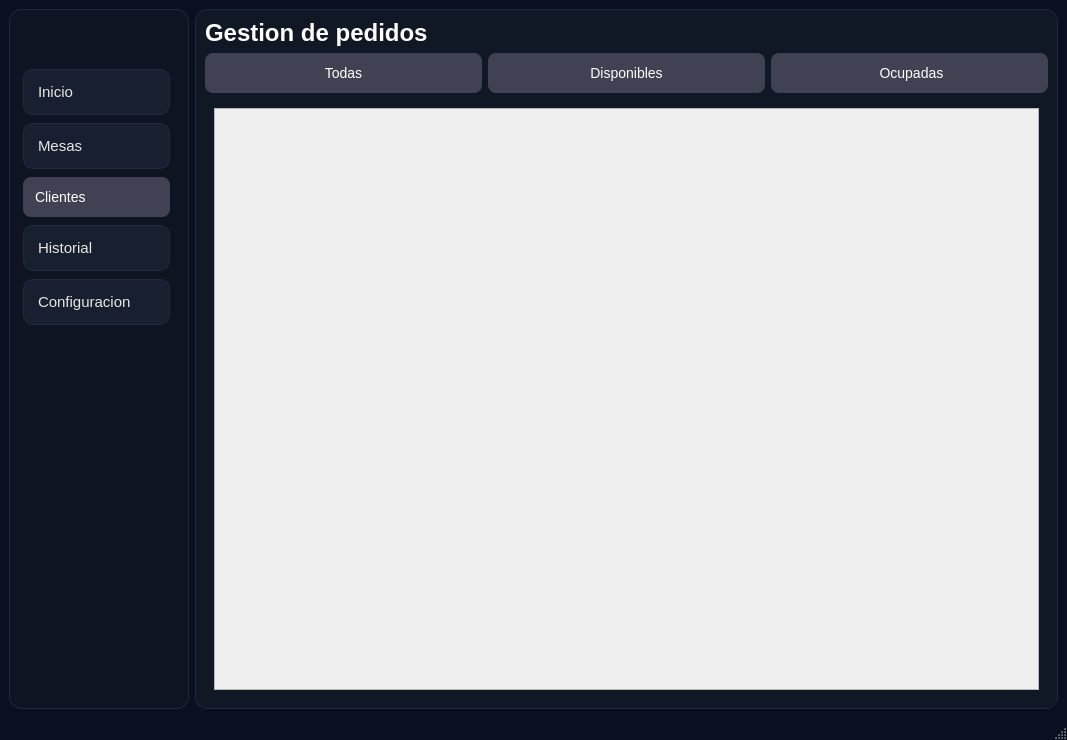
<?xml version="1.0" encoding="UTF-8"?>
<ui version="4.0">
 <class>MainWindow</class>
 <widget class="QMainWindow" name="MainWindow">
  <property name="geometry">
   <rect>
    <x>0</x>
    <y>0</y>
    <width>1067</width>
    <height>740</height>
   </rect>
  </property>
  <property name="minimumSize">
   <size>
    <width>0</width>
    <height>0</height>
   </size>
  </property>
  <property name="windowTitle">
   <string>Restaurante &amp; Bar | Gestión de pedidos</string>
  </property>
  <property name="styleSheet">
   <string notr="true">QMainWindow, QWidget#centralwidget {
    background-color: #0B1020;
    color: #F4F2ED;
}</string>
  </property>
  <widget class="QWidget" name="centralwidget">
   <layout class="QVBoxLayout" name="verticalLayout_2">
    <item>
     <layout class="QHBoxLayout" name="horizontalLayout">
      <item>
       <widget class="QFrame" name="PanelLateral">
        <property name="minimumSize">
         <size>
          <width>180</width>
          <height>0</height>
         </size>
        </property>
        <property name="maximumSize">
         <size>
          <width>220</width>
          <height>16777215</height>
         </size>
        </property>
        <property name="styleSheet">
         <string notr="true">
QFrame#PanelLateral {
    background-color: #0E1422;
    border: 1px solid #202A3A;
    border-radius: 12px;
}

QPushButton {
    background-color: #171F30;
    color: #E8E7E2;
    border: 1px solid #202B3E;
    border-radius: 10px;
    padding: 13px 14px;
    text-align: left;
    font-size: 15px;
}

QPushButton:hover {
    background-color: #263248;
    color: #F2C66D;
    border: 1px solid #D6A74C;
}

QPushButton:pressed {
    background-color: #D6A74C;
    color: #111827;
}
</string>
        </property>
        <property name="frameShape">
         <enum>QFrame::Shape::StyledPanel</enum>
        </property>
        <property name="frameShadow">
         <enum>QFrame::Shadow::Raised</enum>
        </property>
        <widget class="QWidget" name="layoutWidget">
         <property name="geometry">
          <rect>
           <x>2</x>
           <y>40</y>
           <width>171</width>
           <height>561</height>
          </rect>
         </property>
         <layout class="QVBoxLayout" name="verticalLayout">
          <property name="spacing">
           <number>8</number>
          </property>
          <property name="leftMargin">
           <number>12</number>
          </property>
          <property name="topMargin">
           <number>20</number>
          </property>
          <property name="rightMargin">
           <number>12</number>
          </property>
          <item>
           <widget class="QPushButton" name="pushButton">
            <property name="sizePolicy">
             <sizepolicy hsizetype="Expanding" vsizetype="Fixed">
              <horstretch>0</horstretch>
              <verstretch>0</verstretch>
             </sizepolicy>
            </property>
            <property name="text">
             <string>Inicio</string>
            </property>
           </widget>
          </item>
          <item>
           <widget class="QPushButton" name="btnMenuMesas">
            <property name="sizePolicy">
             <sizepolicy hsizetype="Expanding" vsizetype="Fixed">
              <horstretch>0</horstretch>
              <verstretch>0</verstretch>
             </sizepolicy>
            </property>
            <property name="text">
             <string>Mesas</string>
            </property>
           </widget>
          </item>
          <item>
           <widget class="QPushButton" name="pushButton_3">
            <property name="sizePolicy">
             <sizepolicy hsizetype="Expanding" vsizetype="Fixed">
              <horstretch>0</horstretch>
              <verstretch>0</verstretch>
             </sizepolicy>
            </property>
            <property name="styleSheet">
             <string notr="true">
QPushButton {
    background-color: #414154;
    color: white;
    border: none;
    border-radius: 8px;
    padding: 12px;
    font-size: 14px;
}

QPushButton:hover {
    background-color: #D4AF37;
    color: black;
}
</string>
            </property>
            <property name="text">
             <string>Clientes</string>
            </property>
           </widget>
          </item>
          <item>
           <widget class="QPushButton" name="btnMenuHistorial">
            <property name="sizePolicy">
             <sizepolicy hsizetype="Expanding" vsizetype="Fixed">
              <horstretch>0</horstretch>
              <verstretch>0</verstretch>
             </sizepolicy>
            </property>
            <property name="text">
             <string>Historial</string>
            </property>
           </widget>
          </item>
          <item>
           <widget class="QPushButton" name="btnMenuConfiguracion">
            <property name="sizePolicy">
             <sizepolicy hsizetype="Expanding" vsizetype="Fixed">
              <horstretch>0</horstretch>
              <verstretch>0</verstretch>
             </sizepolicy>
            </property>
            <property name="text">
             <string>Configuracion</string>
            </property>
           </widget>
          </item>
          <item>
           <spacer name="verticalSpacer">
            <property name="orientation">
             <enum>Qt::Orientation::Vertical</enum>
            </property>
            <property name="sizeHint" stdset="0">
             <size>
              <width>20</width>
              <height>40</height>
             </size>
            </property>
           </spacer>
          </item>
         </layout>
        </widget>
       </widget>
      </item>
      <item>
       <widget class="QFrame" name="PanelPrincipal">
        <property name="styleSheet">
         <string notr="true">
QFrame#PanelPrincipal {
    background-color: #101725;
    border: 1px solid #202A3A;
    border-radius: 12px;
}
</string>
        </property>
        <property name="frameShape">
         <enum>QFrame::Shape::StyledPanel</enum>
        </property>
        <property name="frameShadow">
         <enum>QFrame::Shadow::Raised</enum>
        </property>
        <layout class="QVBoxLayout" name="verticalLayout_3">
         <item>
          <widget class="QLabel" name="label">
           <property name="styleSheet">
            <string notr="true">
QLabel {
    color: #FFFFFF;
    font-size: 24px;
    font-weight: bold;
    background: transparent;
}
</string>
           </property>
           <property name="text">
            <string>Gestion de pedidos</string>
           </property>
          </widget>
         </item>
         <item>
          <layout class="QHBoxLayout" name="horizontalLayout_3">
           <item>
            <widget class="QPushButton" name="btnTodas">
             <property name="styleSheet">
              <string notr="true">
QPushButton {
    background-color: #414154;
    color: white;
    border: none;
    border-radius: 8px;
    padding: 12px;
    font-size: 14px;
}

QPushButton:hover {
    background-color: #D4AF37;
    color: black;
}
</string>
             </property>
             <property name="text">
              <string>Todas</string>
             </property>
            </widget>
           </item>
           <item>
            <widget class="QPushButton" name="btnDisponibles">
             <property name="styleSheet">
              <string notr="true">
QPushButton {
    background-color: #414154;
    color: white;
    border: none;
    border-radius: 8px;
    padding: 12px;
    font-size: 14px;
}

QPushButton:hover {
    background-color: #D4AF37;
    color: black;
}
</string>
             </property>
             <property name="text">
              <string>Disponibles</string>
             </property>
            </widget>
           </item>
           <item>
            <widget class="QPushButton" name="btnOcupadas">
             <property name="styleSheet">
              <string notr="true">
QPushButton {
    background-color: #414154;
    color: white;
    border: none;
    border-radius: 8px;
    padding: 12px;
    font-size: 14px;
}

QPushButton:hover {
    background-color: #D4AF37;
    color: black;
}
</string>
             </property>
             <property name="text">
              <string>	Ocupadas</string>
             </property>
            </widget>
           </item>
          </layout>
         </item>
         <item>
          <widget class="QStackedWidget" name="PaginasPrincipal">
           <widget class="QWidget" name="PaginaMesas">
            <layout class="QVBoxLayout" name="verticalLayout_4">
             <item>
              <widget class="QScrollArea" name="AreaMesas">
               <property name="widgetResizable">
                <bool>true</bool>
               </property>
               <widget class="QWidget" name="scrollAreaWidgetContents">
                <property name="geometry">
                 <rect>
                  <x>0</x>
                  <y>0</y>
                  <width>819</width>
                  <height>535</height>
                 </rect>
                </property>
               </widget>
              </widget>
             </item>
            </layout>
           </widget>
           <widget class="QWidget" name="PaginaCobro">
            <widget class="QWidget" name="ContenedorCobro" native="true">
             <property name="geometry">
              <rect>
               <x>150</x>
               <y>90</y>
               <width>351</width>
               <height>211</height>
              </rect>
             </property>
            </widget>
           </widget>
           <widget class="QWidget" name="PaginaHistorial">
            <widget class="QTableWidget" name="tablaHistorial">
             <property name="geometry">
              <rect>
               <x>10</x>
               <y>100</y>
               <width>621</width>
               <height>401</height>
              </rect>
             </property>
             <property name="styleSheet">
              <string notr="true">QTableWidget {
    background-color: #292938;
    alternate-background-color: #343446;
    color: white;
    border: none;
    gridline-color: #414154;
    font-size: 14px;
    selection-background-color: #D4AF37;
    selection-color: #20202B;
}

QHeaderView::section {
    background-color: #414154;
    color: #D4AF37;
    padding: 10px;
    border: none;
    font-weight: bold;
}

QTableWidget::item {
    padding: 8px;
}</string>
             </property>
             <property name="editTriggers">
              <set>QAbstractItemView::EditTrigger::NoEditTriggers</set>
             </property>
             <property name="alternatingRowColors">
              <bool>true</bool>
             </property>
             <property name="selectionBehavior">
              <enum>QAbstractItemView::SelectionBehavior::SelectRows</enum>
             </property>
             <property name="columnCount">
              <number>10</number>
             </property>
             <column>
              <property name="text">
               <string>	N.º Venta</string>
              </property>
             </column>
             <column>
              <property name="text">
               <string>Fecha y hora</string>
              </property>
             </column>
             <column>
              <property name="text">
               <string>	Cliente</string>
              </property>
             </column>
             <column>
              <property name="text">
               <string>	Mesa</string>
              </property>
             </column>
             <column>
              <property name="text">
               <string>	Total</string>
              </property>
             </column>
             <column/>
             <column/>
             <column/>
             <column/>
             <column/>
            </widget>
            <widget class="QLineEdit" name="txtBuscarHistorial">
             <property name="geometry">
              <rect>
               <x>10</x>
               <y>0</y>
               <width>261</width>
               <height>31</height>
              </rect>
             </property>
             <property name="minimumSize">
              <size>
               <width>50</width>
               <height>0</height>
              </size>
             </property>
             <property name="maximumSize">
              <size>
               <width>16777215</width>
               <height>50</height>
              </size>
             </property>
             <property name="styleSheet">
              <string notr="true">QLineEdit {
    background-color: #414154;
    color: white;
    border: 1px solid #55556A;
    border-radius: 8px;
    padding: 10px;
    font-size: 15px;
}

QLineEdit:focus {
    border: 2px solid #D4AF37;
}</string>
             </property>
             <property name="placeholderText">
              <string>Buscar cliente, mesa o número de venta...</string>
             </property>
            </widget>
            <widget class="QWidget" name="layoutWidget">
             <property name="geometry">
              <rect>
               <x>30</x>
               <y>50</y>
               <width>356</width>
               <height>47</height>
              </rect>
             </property>
             <layout class="QHBoxLayout" name="horizontalLayout_2">
              <item>
               <widget class="QComboBox" name="cmbMesHistorial">
                <property name="minimumSize">
                 <size>
                  <width>0</width>
                  <height>45</height>
                 </size>
                </property>
                <property name="cursor">
                 <cursorShape>PointingHandCursor</cursorShape>
                </property>
                <property name="styleSheet">
                 <string notr="true">QComboBox {
    background-color: #414154;
    color: #FFFFFF;
    border: 1px solid #55556A;
    border-radius: 9px;
    padding: 8px 10px;
    font-size: 14px;
}
QComboBox:hover {
    border-color: #D4AF37;
}
QComboBox::drop-down {
    width: 0px;
    border: none;
}
QComboBox::down-arrow {
    image: none;
    width: 0px;
    height: 0px;
}
QComboBox QAbstractItemView {
    background-color: #292938;
    color: white;
    selection-background-color: #D4AF37;
    selection-color: #20202B;
}</string>
                </property>
               </widget>
              </item>
              <item>
               <widget class="QComboBox" name="cmbAnioHistorial">
                <property name="minimumSize">
                 <size>
                  <width>110</width>
                  <height>45</height>
                 </size>
                </property>
                <property name="styleSheet">
                 <string notr="true">QComboBox {
    background-color: #414154;
    color: #FFFFFF;
    border: 1px solid #55556A;
    border-radius: 9px;
    padding: 8px 10px;
    font-size: 14px;
}
QComboBox:hover { border-color: #D4AF37; }
QComboBox::drop-down { width: 0px; border: none; }
QComboBox::down-arrow { image: none; width: 0px; height: 0px; }
QComboBox QAbstractItemView {
    background-color: #292938;
    color: white;
    selection-background-color: #D4AF37;
    selection-color: #20202B;
}</string>
                </property>
               </widget>
              </item>
              <item>
               <widget class="QPushButton" name="btnHistorialHoy">
                <property name="minimumSize">
                 <size>
                  <width>0</width>
                  <height>45</height>
                 </size>
                </property>
                <property name="cursor">
                 <cursorShape>PointingHandCursor</cursorShape>
                </property>
                <property name="styleSheet">
                 <string notr="true">QPushButton {
    background-color: #414154;
    color: #FFFFFF;
    border: 1px solid #55556A;
    border-radius: 9px;
    padding: 10px 18px;
    font-size: 15px;
    font-weight: bold;
}

QPushButton:hover {
    background-color: #55556A;
    border: 1px solid #D4AF37;
}

QPushButton:pressed {
    background-color: #D4AF37;
    color: #20202B;
}

QPushButton:checked {
    background-color: #D4AF37;
    color: #20202B;
    border: 1px solid #E5C45A;
}</string>
                </property>
                <property name="text">
                 <string>Hoy</string>
                </property>
                <property name="checkable">
                 <bool>true</bool>
                </property>
                <property name="autoExclusive">
                 <bool>true</bool>
                </property>
               </widget>
              </item>
              <item>
               <widget class="QPushButton" name="btnHistorialSemana">
                <property name="minimumSize">
                 <size>
                  <width>0</width>
                  <height>45</height>
                 </size>
                </property>
                <property name="cursor">
                 <cursorShape>PointingHandCursor</cursorShape>
                </property>
                <property name="styleSheet">
                 <string notr="true">QPushButton {
    background-color: #414154;
    color: #FFFFFF;
    border: 1px solid #55556A;
    border-radius: 9px;
    padding: 10px 18px;
    font-size: 15px;
    font-weight: bold;
}

QPushButton:hover {
    background-color: #55556A;
    border: 1px solid #D4AF37;
}

QPushButton:pressed {
    background-color: #D4AF37;
    color: #20202B;
}

QPushButton:checked {
    background-color: #D4AF37;
    color: #20202B;
    border: 1px solid #E5C45A;
}</string>
                </property>
                <property name="text">
                 <string>Semana</string>
                </property>
                <property name="checkable">
                 <bool>true</bool>
                </property>
                <property name="autoExclusive">
                 <bool>true</bool>
                </property>
               </widget>
              </item>
             </layout>
            </widget>
           </widget>
           <widget class="QWidget" name="PaginaPedido">
            <property name="styleSheet">
             <string notr="true">QWidget#PaginaPedido {
    background-color: #292938;
}</string>
            </property>
           </widget>
          </widget>
         </item>
        </layout>
       </widget>
      </item>
     </layout>
    </item>
   </layout>
  </widget>
  <widget class="QMenuBar" name="menubar">
   <property name="geometry">
    <rect>
     <x>0</x>
     <y>0</y>
     <width>1067</width>
     <height>33</height>
    </rect>
   </property>
  </widget>
  <widget class="QStatusBar" name="statusbar"/>
 </widget>
 <resources/>
 <connections/>
</ui>
